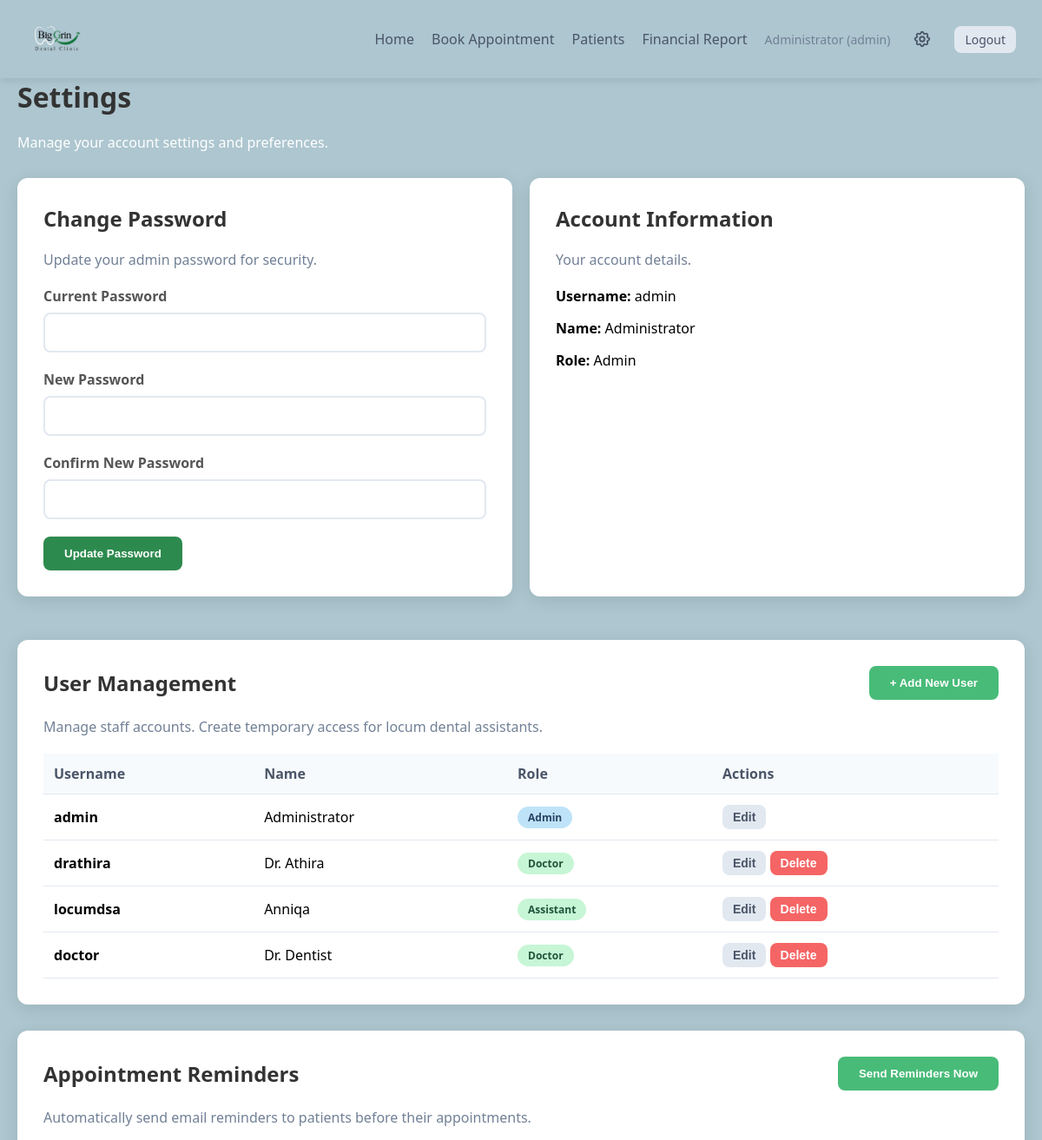
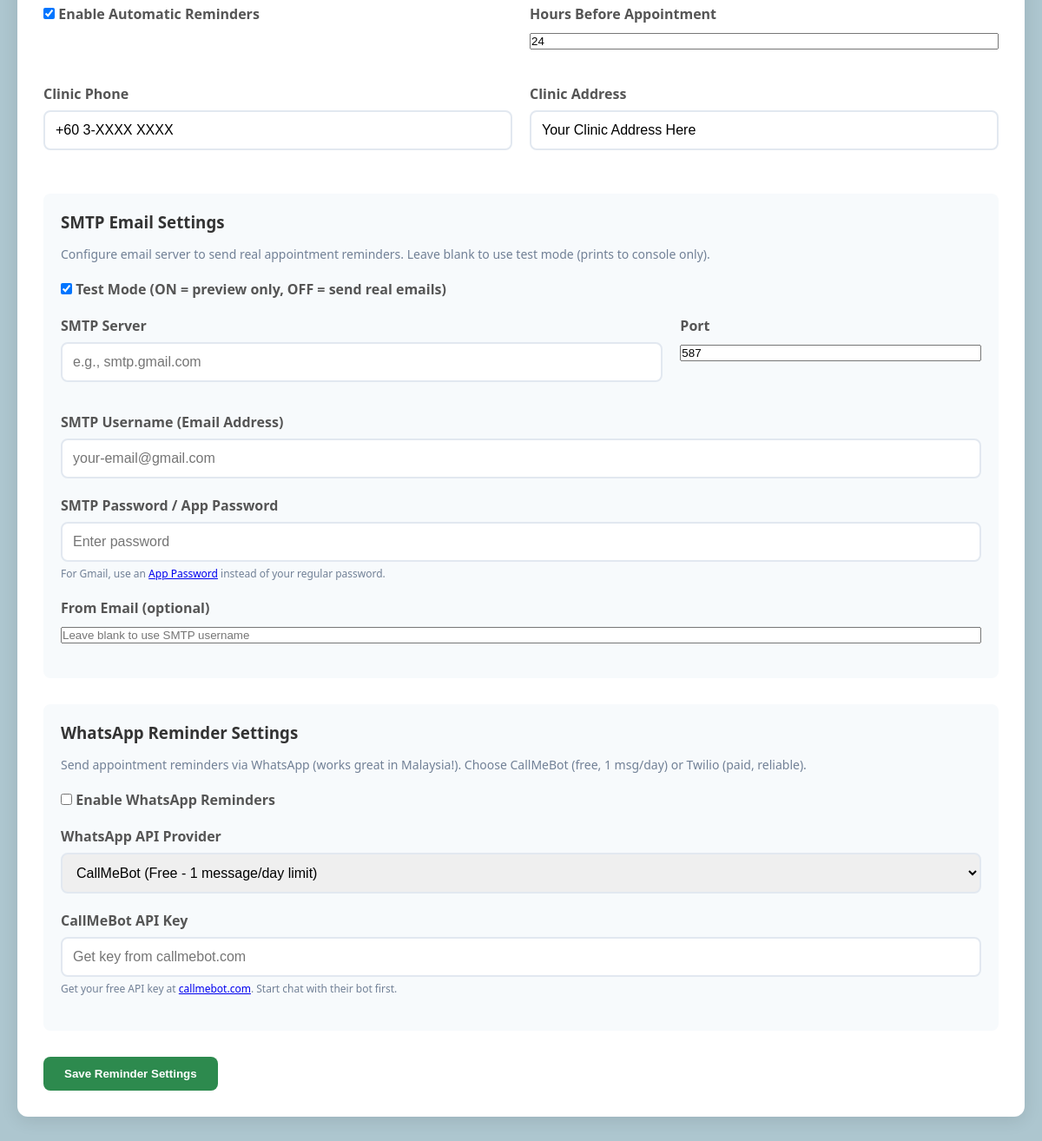
/admin/settings (signed in), run on the app's committed database (2 pictures, top to bottom).
### app.py (models this page shows)
class User(db.Model):
    id = db.Column(db.Integer, primary_key=True)
    username = db.Column(db.String(80), unique=True, nullable=False)
    password_hash = db.Column(db.String(120), nullable=False)
    role = db.Column(db.String(20), nullable=False)  # 'admin' or 'doctor'
    name = db.Column(db.String(100), nullable=False)

### app.py (the view)
@app.route('/admin/settings')
def settings():
    if 'user_id' not in session or session.get('role') != 'admin':
        return redirect(url_for('login'))
    user = User.query.get(session['user_id'])
    users = User.query.all()
    reminder_logs = ReminderLog.query.order_by(ReminderLog.sent_at.desc()).limit(10).all()
    return render_template('settings.html', user=user, users=users,
                         reminder_config=REMINDER_CONFIG, reminder_logs=reminder_logs)

### templates/settings.html (shortened to what this page needs)
{% extends "base.html" %}
{% block content %}
<h1>Settings</h1>
<p style="color: white; margin-bottom: 30px;">Manage your account settings and preferences.</p>
<div class="grid">
    <div class="card">
        <h2>Change Password</h2>
        <p style="color: #718096; margin-bottom: 20px;">Update your admin password for security.</p>
        <form method="POST" action="{{ url_for('change_password') }}">
            <div class="form-group">
                <label for="current_password">Current Password</label>
                <input type="password" id="current_password" name="current_password" required>
            </div>
            <div class="form-group">
                <label for="new_password">New Password</label>
                <input type="password" id="new_password" name="new_password" required minlength="6">
            </div>
            <div class="form-group">
                <label for="confirm_password">Confirm New Password</label>
                <input type="password" id="confirm_password" name="confirm_password" required>
            </div>
            <button type="submit" class="btn btn-primary">Update Password</button>
        </form>
    </div>
    <div class="card">
        <h2>Account Information</h2>
        <p style="color: #718096; margin-bottom: 20px;">Your account details.</p>
        <div style="margin-bottom: 15px;">
            <strong>Username:</strong> {{ user.username }}
        </div>
        <div style="margin-bottom: 15px;">
            <strong>Name:</strong> {{ user.name }}
        </div>
        <div style="margin-bottom: 15px;">
            <strong>Role:</strong> {{ user.role.title() }}
        </div>
    </div>
</div>
<div class="card" style="margin-top: 30px;">
    <div style="display: flex; justify-content: space-between; align-items: center; margin-bottom: 20px;">
        <h2 style="margin: 0;">User Management</h2>
        <button type="button" class="btn btn-success" onclick="toggleAddUserForm()">+ Add New User</button>
    </div>
    <p style="color: #718096; margin-bottom: 20px;">Manage staff accounts. Create temporary access for locum dental assistants.</p>
    {% if users %}
    <table>
        <thead>
            <tr>
                <th>Username</th>
                <th>Name</th>
                <th>Role</th>
                <th>Actions</th>
            </tr>
        </thead>
        <tbody>
            {% for u in users %}
            <tr id="user-row-{{ u.id }}">
                <td><strong>{{ u.username }}</strong></td>
                <td>{{ u.name }}</td>
                <td>
                    <span class="badge badge-{{ 'completed' if u.role == 'admin' else 'scheduled' }}">{{ u.role.title() }}</span>
                </td>
                <td>
                    <button type="button" class="btn btn-sm btn-secondary" onclick="toggleEditForm({{ u.id }})">Edit</button>
                    {% if u.role != 'admin' %}
                    <form method="POST" action="{{ url_for('delete_user', id=u.id) }}" style="display: inline;" onsubmit="return confirm('Delete user {{ u.username }}? This cannot be undone.');">
                        <button type="submit" class="btn btn-sm btn-danger">Delete</button>
                    </form>
                    {% endif %}
                </td>
            </tr>
            {% endfor %}
        </tbody>
    </table>
    {% else %}
    <div style="text-align: center; padding: 40px; color: #a0aec0;">
        <p>No additional users configured</p>
    </div>
    {% endif %}
</div>
<div class="card" style="margin-top: 30px;">
    <div style="display: flex; justify-content: space-between; align-items: center; margin-bottom: 20px;">
        <h2 style="margin: 0;">Appointment Reminders</h2>
        <form method="POST" action="{{ url_for('manual_send_reminders') }}" style="display: inline;">
            <button type="submit" class="btn btn-success">Send Reminders Now</button>
        </form>
    </div>
    <p style="color: #718096; margin-bottom: 20px;">Automatically send email reminders to patients before their appointments.</p>
    <form method="POST" action="{{ url_for('update_reminder_config') }}">
        <div class="grid" style="grid-template-columns: 1fr 1fr; gap: 20px; margin-bottom: 20px;">
            <div class="form-group">
                <label>
                    <input type="checkbox" name="enabled" {{ 'checked' if reminder_config.enabled else '' }}>
                    Enable Automatic Reminders
                </label>
            </div>
            <div class="form-group">
                <label for="hours_before">Hours Before Appointment</label>
                <input type="number" id="hours_before" name="hours_before" value="{{ reminder_config.hours_before }}" min="1" max="168" style="width: 100%;">
            </div>
        </div>
        <div class="grid" style="grid-template-columns: 1fr 1fr; gap: 20px; margin-bottom: 20px;">
            <div class="form-group">
                <label for="clinic_phone">Clinic Phone</label>
                <input type="text" id="clinic_phone" name="clinic_phone" value="{{ reminder_config.clinic_phone }}" style="width: 100%;">
            </div>
            <div class="form-group">
                <label for="clinic_address">Clinic Address</label>
                <input type="text" id="clinic_address" name="clinic_address" value="{{ reminder_config.clinic_address }}" style="width: 100%;">
            </div>
        </div>
        <div style="margin: 30px 0; padding: 20px; background: #f7fafc; border-radius: 8px;">
            <h3 style="margin-top: 0; margin-bottom: 15px;">SMTP Email Settings</h3>
            <p style="color: #718096; margin-bottom: 20px; font-size: 14px;">Configure email server to send real appointment reminders. Leave blank to use test mode (prints to console only).</p>
            <div class="form-group">
                <label>
                    <input type="checkbox" name="test_mode" {{ 'checked' if reminder_config.test_mode else '' }}>
                    Test Mode (ON = preview only, OFF = send real emails)
                </label>
            </div>
            <div class="grid" style="grid-template-columns: 2fr 1fr; gap: 20px; margin-bottom: 15px;">
                <div class="form-group">
                    <label for="smtp_server">SMTP Server</label>
                    <input type="text" id="smtp_server" name="smtp_server" value="{{ reminder_config.smtp_server or '' }}" placeholder="e.g., smtp.gmail.com" style="width: 100%;">
                </div>
                <div class="form-group">
                    <label for="smtp_port">Port</label>
                    <input type="number" id="smtp_port" name="smtp_port" value="{{ reminder_config.smtp_port or 587 }}" style="width: 100%;">
                </div>
            </div>
            <div class="form-group">
                <label for="smtp_username">SMTP Username (Email Address)</label>
                <input type="text" id="smtp_username" name="smtp_username" value="{{ reminder_config.smtp_username or '' }}" placeholder="your-email@gmail.com" style="width: 100%;">
            </div>
            <div class="form-group">
                <label for="smtp_password">SMTP Password / App Password</label>
                <input type="password" id="smtp_password" name="smtp_password" value="{{ reminder_config.smtp_password or '' }}" placeholder="Enter password" style="width: 100%;">
                <p style="font-size: 12px; color: #718096; margin-top: 5px;">For Gmail, use an <a href="https://support.google.com/accounts/answer/185833" target="_blank">App Password</a> instead of your regular password.</p>
            </div>
            <div class="form-group">
                <label for="smtp_from_email">From Email (optional)</label>
                <input type="email" id="smtp_from_email" name="smtp_from_email" value="{{ reminder_config.smtp_from_email or '' }}" placeholder="Leave blank to use SMTP username" style="width: 100%;">
            </div>
        </div>
        <div style="margin: 30px 0; padding: 20px; background: #f7fafc; border-radius: 8px;">
            <h3 style="margin-top: 0; margin-bottom: 15px;">WhatsApp Reminder Settings</h3>
            <p style="color: #718096; margin-bottom: 20px; font-size: 14px;">Send appointment reminders via WhatsApp (works great in Malaysia!). Choose CallMeBot (free, 1 msg/day) or Twilio (paid, reliable).</p>
            <div class="form-group">
                <label>
                    <input type="checkbox" name="whatsapp_enabled" {{ 'checked' if reminder_config.whatsapp_enabled else '' }}>
                    Enable WhatsApp Reminders
                </label>
            </div>
            <div class="form-group">
                <label for="whatsapp_api">WhatsApp API Provider</label>
                <select id="whatsapp_api" name="whatsapp_api" style="width: 100%;">
                    <option value="callmebot" {{ 'selected' if reminder_config.whatsapp_api == 'callmebot' else '' }}>CallMeBot (Free - 1 message/day limit)</option>
                </select>
            </div>
            <div id="callmebot_settings" style="margin-top: 15px;">
                <div class="form-group">
                    <label for="whatsapp_api_key">CallMeBot API Key</label>
                    <input type="text" id="whatsapp_api_key" name="whatsapp_api_key" value="{{ reminder_config.whatsapp_api_key or '' }}" placeholder="Get key from callmebot.com" style="width: 100%;">
                    <p style="font-size: 12px; color: #718096; margin-top: 5px;">Get your free API key at <a href="https://www.callmebot.com/blog/free-api-whatsapp-messages/" target="_blank">callmebot.com</a>. Start chat with their bot first.</p>
                </div>
            </div>
        </div>
        <button type="submit" class="btn btn-primary">Save Reminder Settings</button>
    </form>
</div>
{% endblock %}

### templates/base.html (shortened to what this page needs)
<!DOCTYPE html>
<html lang="en">
<head>
</head>
<body>
    {% if session.get('user_id') %}
    <nav class="navbar">
        <a href="{{ url_for('admin_dashboard') if session.get('role') == 'admin' else url_for('doctor_schedule') }}" class="navbar-brand">
            <img src="/static/logo.png" alt="Big Grin Dental Clinic">
        </a>
        <div class="navbar-nav">
            <a href="{{ url_for('admin_dashboard') if session.get('role') == 'admin' else url_for('doctor_schedule') }}">Home</a>
            {% if session.get('role') == 'admin' %}
            <a href="{{ url_for('book_appointment') }}">Book Appointment</a>
            <a href="{{ url_for('list_patients') }}">Patients</a>
            {% else %}
            <a href="{{ url_for('doctor_schedule') }}">My Schedule</a>
            <a href="{{ url_for('view_appointments') }}">Appointments</a>
            <a href="{{ url_for('list_patients') }}">Patients</a>
            {% endif %}
            <a href="{{ url_for('financial_report') }}">Financial Report</a>
            <span class="user-info">{{ session.get('name') }} ({{ session.get('role') }})</span>
            {% if session.get('role') == 'admin' %}
            <a href="{{ url_for('settings') }}" style="display: flex; align-items: center; padding: 6px; border-radius: 6px; transition: background 0.2s;" title="Settings">
            </a>
            {% endif %}
            <a href="{{ url_for('logout') }}" class="btn btn-sm btn-secondary">Logout</a>
        </div>
    </nav>
    {% endif %}
    <div class="container">
        {% block content %}{% endblock %}
    </div>
</body>
</html>

### templates/base.html (style rules this page uses)
* { margin: 0; padding: 0; box-sizing: border-box; }
body { font-family: 'Segoe UI', Tahoma, Geneva, Verdana, sans-serif; background: #ADC6CF; min-height: 100vh; padding-top: 70px; }
.container { max-width: 1200px; margin: 0 auto; padding: 20px; }
.card { background: white; border-radius: 12px; box-shadow: 0 4px 20px rgba(0,0,0,0.1); padding: 30px; margin-bottom: 20px; }
h1, h2, h3 { color: #333; margin-bottom: 20px; }
.btn { display: inline-block; padding: 12px 24px; border-radius: 8px; text-decoration: none; font-weight: 600; cursor: pointer; border: none; transition: all 0.3s ease; }
.btn-primary { background: #2d8a4e; color: white; }
.btn-success { background: #48bb78; color: white; }
.btn-danger { background: #f56565; color: white; }
.btn-secondary { background: #e2e8f0; color: #4a5568; }
.btn-sm { padding: 6px 12px; font-size: 14px; }
.form-group { margin-bottom: 20px; }
label { display: block; margin-bottom: 8px; font-weight: 600; color: #555; }
input[type="text"], input[type="password"], input[type="tel"], input[type="date"], input[type="time"], select, textarea { width: 100%; padding: 12px; border: 2px solid #e2e8f0; border-radius: 8px; font-size: 16px; transition: border-color 0.3s; }
.navbar { background: rgba(173, 198, 207, 0.6); padding: 10px 30px; box-shadow: 0 2px 10px rgba(0,0,0,0.1); display: flex; justify-content: space-between; align-items: center; position: fixed; top: 0; left: 0; right: 0; z-index: 1000; backdrop-filter: blur(10px); -webkit-backdrop-filter: blur(10px); }
.navbar-brand { font-size: 24px; font-weight: bold; color: #1a3a4a; display: flex; align-items: center; gap: 12px; text-decoration: none; transition: opacity 0.2s; }
.navbar-brand img { height: 70px; width: auto; }
.navbar-nav { display: flex; gap: 20px; align-items: center; }
.navbar-nav a { text-decoration: none; color: #4a5568; font-weight: 500; transition: color 0.3s; }
.user-info { color: #718096; font-size: 14px; }
table { width: 100%; border-collapse: collapse; margin-top: 20px; }
th, td { padding: 12px; text-align: left; border-bottom: 1px solid #e2e8f0; }
th { background: #f7fafc; font-weight: 600; color: #4a5568; }
.badge { display: inline-block; padding: 4px 12px; border-radius: 20px; font-size: 12px; font-weight: 600; }
.badge-scheduled { background: #c6f6d5; color: #22543d; }
.badge-completed { background: #bee3f8; color: #2a4365; }
.grid { display: grid; grid-template-columns: repeat(auto-fit, minmax(300px, 1fr)); gap: 20px; }

### data on the page
User: get "Administrator", username "admin", name "Administrator", role "Admin"
User: username "drathira", name "Dr. Athira", role "Doctor"
User: username "locumdsa", name "Anniqa", role "Assistant"
User: username "doctor", name "Dr. Dentist", role "Doctor"

### other printed values
{{ session.get('role') }} "admin"
